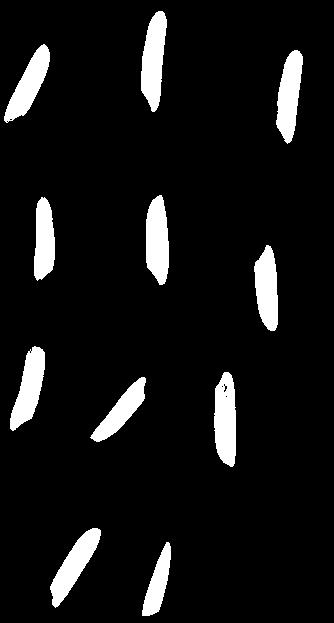
%> input picture ayTdk.jpg, 334 x 623 px
$ octave rice.m   (GNU Octave 9; MATLAB toolbox functions it lacks are replaced by stand-ins)
%> lines starting %> are read from the running program, lines starting %| are printed output that depends on the picture; in (x1, y1, x2, y2) boxes, pixels count from 0 and x2, y2 are one past the last pixel; in counts of white or black regions, pixels touching at a corner belong together; the program's own positions count from 1
%question2-Write a MATLAB/Python program to read ?rice.tif? image, count number of rice and
%display area (also specific range), major axis length, and perimeter

clc;
clear all;
close all;
% Read the image
image = imread('ayTdk.jpg');
%> image is the input picture: size 623x334 uint8; min 0, max 255, mean 20.5

% Convert the image to binary using thresholding
threshold = graythresh(image);
%> threshold = 0.498
binaryImage = imbinarize(image, threshold);
%> binaryImage: size 623x334 logical; 8% white; 11 white regions, largest, box (x1, y1, x2, y2) and area: (141, 11, 167, 112) 1756, (214, 372, 236, 467) 1704, (146, 195, 169, 285) 1647

% Label connected components
labeledImage = bwlabel(binaryImage);
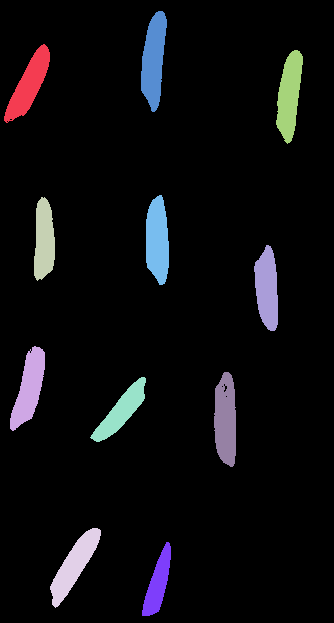
%> labeledImage: size 623x334 double; 12 distinct labels, from 0 to 11; one colour per label, 0 black

% Measure properties of rice grains
properties = regionprops(labeledImage, 'Area', 'MajorAxisLength', 'Perimeter');
%> properties = 11 regions; largest, Area, MajorAxisLength and Perimeter: 1756 103.6 215.3, 1704 97.28 204.3, 1647 89.8 192.4, 1618 96.91 203.3, 1599 90.92 198

% Filter rice grains based on specific area range
minArea = 100;
maxArea = 1500;
filteredProperties = properties([properties.Area] >= minArea & [properties.Area] <= maxArea);
%> filteredProperties = 3 regions; Area, MajorAxisLength and Perimeter: 1368 86.67 182.1, 1314 82.77 176.7, 1061 79.48 166.8

% Display results
fprintf('Total number of rice grains: %d\n', numel(filteredProperties));
%| Total number of rice grains: 3
for i = 1:numel(filteredProperties)
    fprintf('Rice grain %d:\n', i);
    fprintf('   Area: %.2f pixels\n', filteredProperties(i).Area);
    fprintf('   Major Axis Length: %.2f pixels\n', filteredProperties(i).MajorAxisLength);
    fprintf('   Perimeter: %.2f pixels\n', filteredProperties(i).Perimeter);
end
%> this loop made 3 passes
%| Rice grain 1:
%|    Area: 1368.00 pixels
%|    Major Axis Length: 86.67 pixels
%|    Perimeter: 182.06 pixels
%| Rice grain 2:
%|    Area: 1314.00 pixels
%|    Major Axis Length: 82.77 pixels
%|    Perimeter: 176.75 pixels
%| Rice grain 3:
%|    Area: 1061.00 pixels
%> (further printed lines are left out)

% Display the labeled image
imshow(label2rgb(labeledImage));
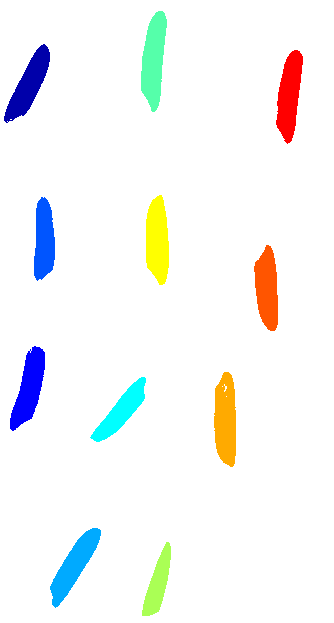
%> displayed picture: size 623x334x3, on the screen's scale of 0 to 255; mean R, G, B 244, 245.5, 244.8
title('Labeled Rice Grains');
